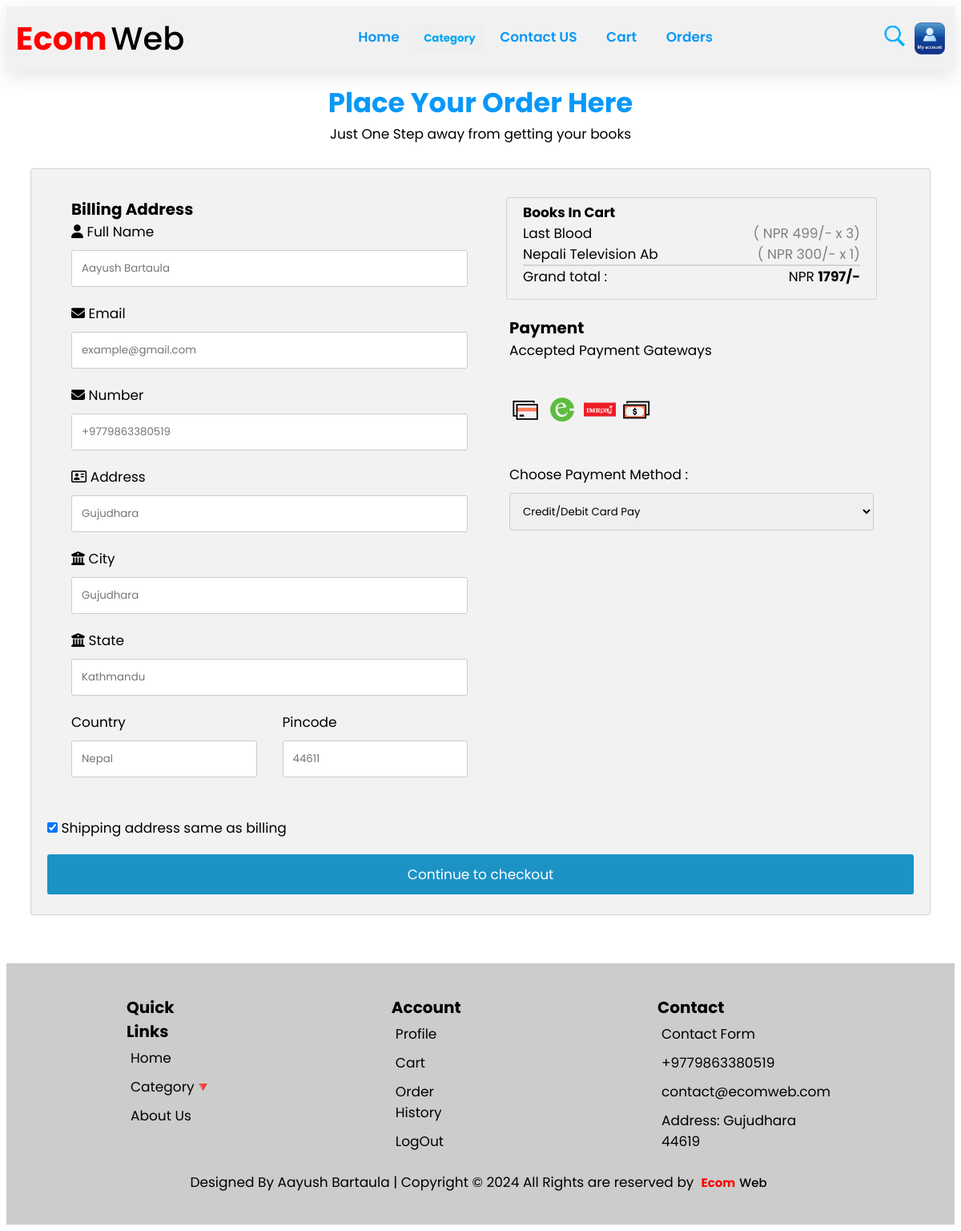
The app's page /checkout.php (signed in) with its own data.
### tables this page shows
CREATE TABLE `cart` (
  `id` int(100) NOT NULL,
  `book_id` int(20) NOT NULL,
  `user_id` int(100) NOT NULL,
  `name` varchar(50) NOT NULL,
  `price` int(20) NOT NULL,
  `image` varchar(25) NOT NULL,
  `quantity` int(25) NOT NULL,
  `total` double(10,2) NOT NULL,
  `date` datetime NOT NULL DEFAULT current_timestamp()
);

### checkout.php (the view, shortened to what this page needs)
<?php include 'config.php';
?>
<!DOCTYPE html>
<html>
<head>
  <link rel="stylesheet" href="https://cdnjs.cloudflare.com/ajax/libs/font-awesome/4.7.0/css/font-awesome.min.css">
</head>
<body>
  <?php include 'index_header.php'; ?>
  <h1 style="text-align: center; margin-top:15px;  color:rgb(9, 152, 248);">Place Your Order Here</h1>
  <p style="text-align: center; ">Just One Step away from getting your books</p>
  <div class="row">
    <div class="col-75">
      <div class="container">
        <form action="" method="POST">
          <div class="row">
            <div class="col-50">
              <h3>Billing Address</h3>
              <label for="fname"><i class="fa fa-user"></i> Full Name</label>
              <input type="text" id="fname" name="firstname" placeholder="Aayush Bartaula">
              <label for="email"><i class="fa fa-envelope"></i> Email</label>
              <input type="text" id="email" name="email" placeholder="example@gmail.com">
              <label for="email"><i class="fa fa-envelope"></i> Number</label>
              <input type="text" id="email" name="number" placeholder="+9779863380519">
              <label for="adr"><i class="fa fa-address-card-o"></i> Address</label>
              <input type="text" id="adr" name="address" placeholder="Gujudhara">
              <label for="city"><i class="fa fa-institution"></i> City</label>
              <input type="text" id="city" name="city" placeholder="Gujudhara">
              <label for="city"><i class="fa fa-institution"></i> State</label>
              <input type="text" id="city" name="state" placeholder="Kathmandu">
              <div style="padding: 0px;" class="row">
                <div class="col-50">
                  <label for="state">Country</label>
                  <input type="text" id="state" name="country" placeholder="Nepal">
                </div>
                <div class="col-50">
                  <label for="zip">Pincode</label>
                  <input type="text" id="zip" name="pincode" placeholder="44611">
                </div>
              </div>
            </div>
            <div class="col-50">
              <div class="col-25">
                <div class="container">
                  <h4>Books In Cart</h4>
                  <?php
                  $grand_total = 0;
                  $select_cart = mysqli_query($conn, "SELECT * FROM `cart`") or die('query failed');
                  if (mysqli_num_rows($select_cart) > 0) {
                    while ($fetch_cart = mysqli_fetch_assoc($select_cart)) {
                      $total_price = ($fetch_cart['price'] * $fetch_cart['quantity']);
                      $grand_total += $total_price;
                  ?>
                  <p> <a href="book_details.php?details=<?php echo $fetch_cart['book_id']; ?>">
                      <?php echo $fetch_cart['name']; ?>
                    </a><span class="price">(
                      <?php echo 'NPR ' . $fetch_cart['price'] . '/-' . ' x ' . $fetch_cart['quantity']; ?>)
                    </span> </p>
                  <?php
                    }
                  } else {
                    echo '<p class="empty">your cart is empty</p>';
                  }
                  ?>
                  <hr>
                  <p>Grand total : <span class="price" style="color:black">NPR <b>
                        <?php echo $grand_total; ?>/-
                      </b></span></p>
                </div>
              </div>
              <div style="margin: 20px;">
                <h3>Payment </h3>
                <label for="fname">Accepted Payment Gateways</label>
                <div class="icon-container">
                            <img class="icon"
                            src="images/logoo1.png">
                            <img class="icon"
                            src="images/logoo2.png">
                            <img class="icon"
                            src="images/logoo3.png">
                            <img class="icon"
                            src="images/logoo4.png">
                </div>
                <div class="inputBox">
                  <label for="method">Choose Payment Method :</label>
                  <select name="method" id="method">
                    <option value="Google Pay">Credit/Debit Card Pay</option>
                  </select>
                </div>
              </div>
            </div>
          </div>
          <label>
            <input type="checkbox" checked="checked" name="sameadr"> Shipping address same as billing
          </label>
          <input type="submit" name="checkout" value="Continue to checkout" class="btn">
        </form>
      </div>
    </div>
  </div>
  <?php include 'index_footer.php'; ?>
</body>
</html>

### css/hello.css (style rules this page uses)
* { text-decoration: none; margin: 0; padding: 0; font-family: "Poppins", sans-serif; box-sizing: border-box; outline: none; border:none; }

### checkout.php (style rules this page uses)
body { font-family: Arial; font-size: 17px; padding: 8px; overflow-x: hidden; }
* { box-sizing: border-box; }
.row { display: -ms-flexbox; display: flex; -ms-flex-wrap: wrap; flex-wrap: wrap; margin: 0 -16px; padding: 30px; }
.col-25 { -ms-flex: 25%; flex: 25%; }
.col-50 { -ms-flex: 50%; flex: 50%; }
.col-75 { -ms-flex: 75%; flex: 75%; }
.col-25, .col-50, .col-75 { padding: 0 16px; }
.container { background-color: #f2f2f2; padding: 5px 20px 15px 20px; border: 1px solid lightgrey; border-radius: 3px; }
input[type=text], select { width: 100%; margin-bottom: 20px; padding: 12px; border: 1px solid #ccc; border-radius: 3px; }
label { margin-bottom: 10px; display: block; color: black; }
.icon-container { margin-bottom: 20px; padding: 7px 0; font-size: 24px; }
.btn { background-color: rgb(28 146 197); color: white; padding: 12px; margin: 10px 0; border: none; width: 100%; border-radius: 3px; cursor: pointer; font-size: 17px; }
a { color: #rgb(28 146 197); }
hr { border: 1px solid lightgrey; }
span.price { float: right; color: grey; }
.icon-container .icon { width:40px; height: 40px; margin-top: 24px; margin-bottom: 12px; color: #183545; }

### index_footer.php (style rules this page uses)
* { text-decoration: none; list-style: none; color: black; }

### records on screen
cart: name "Last Blood", price "499", quantity "3"
cart: name "Nepali Television Ab", price "300", quantity "1"

### other values on screen
$grand_total "1797"
